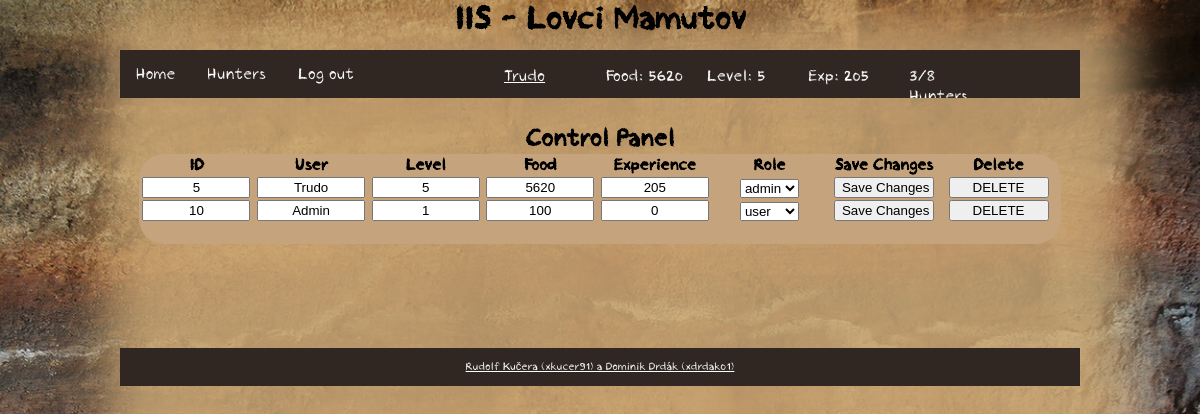
The app's page /iis/admin/controlPanel (signed in) with its own data.
### tables this page shows
CREATE TABLE `user` (
  `id` int(11) NOT NULL,
  `name` varchar(255) NOT NULL,
  `password` varchar(255) NOT NULL,
  `level` int(11) NOT NULL,
  `food` int(11) NOT NULL,
  `experience` int(11) NOT NULL,
  `role` varchar(10) NOT NULL
);

### index.php (called while the page is built, shortened)
<?php
require_once('functions.php');
$router = new RouterController();
$router->handle(array($_SERVER['REQUEST_URI']));
$router->writeView();

### functions.php (called while the page is built, shortened)
<?php
function isLoggedIn() {
	if (isset($_SESSION['user']))
		return true;
	else
		return false;
}
function url($url) {
	return Controller::$url . $url;
}

### model/Db.php (called while the page is built, shortened)
<?php
class Db {
    private static $connection;
    private static $settings = array(
		PDO::ATTR_ERRMODE => PDO::ERRMODE_EXCEPTION,
		PDO::MYSQL_ATTR_INIT_COMMAND => "SET NAMES utf8",
		PDO::ATTR_EMULATE_PREPARES => false,
	);
    public static function connect($host, $user, $password, $database) {
		if (!isset(self::$connection)) {
			self::$connection = @new PDO(
				"mysql:host=$host;dbname=$database",
				$user,
				$password,
				self::$settings
			);
		}
	}
    public static function queryOne($query, $parameters = array()) {
		$result = self::$connection->prepare($query);
		$result->execute($parameters);
		return $result->fetch();
	}
    public static function queryAll($query, $parameters = array()) {
		$result = self::$connection->prepare($query);
		$result->execute($parameters);
		return $result->fetchAll();
	}
	public static function query($query, $parameters = array()) {
		$result = self::$connection->prepare($query);
		$result->execute($parameters);
		return $result->rowCount();
	}
}

### model/user.php (called while the page is built, shortened)
<?php
class User {
	private $id;
	private $name;
	private $level;
	private $food;
	private $experience;
	private $role;
	public function __construct ($name) {
		$user = Db::queryOne('SELECT * FROM user WHERE name = ?',[$name]);
		if (empty($user)) {
			$this->name = $name;
			$this->level = 1;
			$this->food = 100;
			$this->experience = 0;
			$this->role = 'user';
		} else {
			$this->id = $user['id'];
			$this->name = $user['name'];
			$this->level = $user['level'];
			$this->food =  $user['food'];
			$this->experience =  $user['experience'];
			$this->role = $user['role'];
		}
	}
	public function getId() {
		if (isset($this->id))
			return $this->id;
		else
			return $this->id = Db::querySingle('SELECT id FROM user WHERE name = ?', [$this->name]);
	}
	public function getLevel() {
		return $this->level;
	}
	public function getFood() {
		return $this->food;
	}
	public function getExp() {
		return $this->experience;
	}
	public function getRole() {
		return $this->role;
	}
	public function getMyHuntersCount() {
		return Db::query('SELECT * FROM hunter WHERE user = ? AND health > ?', [$this->id,0]);
	}
}

### controller/RouterController.php (called while the page is built, shortened)
<?php
class RouterController extends Controller
{
	protected $controller;
	private function dashToCamelCase($text)
	{
		$word = str_replace('-', ' ', $text);
		$word = ucwords($word);
		$word = str_replace(' ', '', $word);
		return $word;
	}
	private function parseURL($url)
	{
        $parsedURL = parse_url($url);
		$parsedURL["path"] = ltrim($parsedURL["path"], "/");
		$parsedURL["path"] = trim($parsedURL["path"]);
		$splitPath = explode("/", $parsedURL["path"]);
		return $splitPath;
	}
    public function handle($parameters)
    {
		$parsedURL = $this->parseURL($parameters[0]);
		$iis = array_shift($parsedURL);
		$controllerClass = $this->dashToCamelCase(array_shift($parsedURL)) . 'Controller';
		if (file_exists('controller/' . $controllerClass . '.php'))
			$this->controller = new $controllerClass;
		else
			$this->redirect('error');
        $this->controller->handle($parsedURL);
		if (isLoggedIn()) {
			$this->data['user'] = new User($_SESSION['user']);
		}
    }
}

### controller/AdminController.php (called while the page is built, shortened)
<?php
class AdminController extends Controller
{
	 public function handle($parameters)
	 {
		switch ($parameters[0]) {
			case "controlPanel";
				$this->controlPanel();
				break;
		}
	 }
	public function controlPanel() {
	 	if (isLoggedIn()) {
			$user = new User($_SESSION['user']);
	 	}
	 	$this->data['users'] = Db::queryAll('SELECT * FROM user');
	}
}

### view/controlPanel.phtml (the view, shortened to what this page needs)
<h1>Control Panel</h1>
<div id="users">
	<table >
		<tr>
			<th>ID</th>
			<th>User</th>
			<th>Level</th>
			<th>Food</th>
			<th>Experience</th>
			<th>Role</th>
			<th>Save Changes</th>
			<th>Delete</th>
		</tr>
		<?php foreach ($users as $user) : ?>
			<tr>
				<form method="POST">
					<td><input type="text" name="id" value="<?= $user['id']?>" readonly></td>
					<td><input type="text" name="name" value="<?= $user['name']?>" required></td>
					<td><input type="text" name="level" value="<?= $user['level']?>" required></td>
					<td><input type="text" name="food" value="<?= $user['food']?>" required></td>
					<td><input type="text" name="experience" value="<?= $user['experience']?>" required></td>
					<th>
						<select name="role">
							<?php if ($user['role'] == 'user') : ?>
							<option value="user" name="role" value="user" selected>user</option>
							<?php else : ?>
							<option value="admin" name="role" value="admin" selected>admin</option>
							<?php endif; ?>
						</select>
					</th>
					<th><input type="submit" value="Save Changes"></th>
				</form>
					<th>
						<form method="POST">
							<input type="submit" value="DELETE">
						</form>
					</th>
			</tr>
		<?php endforeach; ?>
		<tr>
			<td colspan="8">...</td>
		</tr>
	</table>
</div>

### view/template.phtml (shortened to what this page needs)
<!DOCTYPE html>
<html lang="cs-cz">
	<head>
		<link rel="stylesheet" href="<?= url('css/style.css') ?>" type="text/css"/>
		<link rel="stylesheet" href="<?= url('css/navigation.css') ?>" type="text/css"/>
		<link rel="stylesheet" href="<?= url('css/start.css') ?>" type="text/css"/>
		<link rel="stylesheet" href="<?= url('css/hunter.css') ?>" type="text/css"/>
		<link rel="stylesheet" href="<?= url('css/outpost.css') ?>" type="text/css"/>
		<link rel="stylesheet" href="<?= url('css/expedition.css') ?>" type="text/css"/>
		<link rel="stylesheet" href="<?= url('css/user.css') ?>" type="text/css"/>
		<link rel="stylesheet" href="<?= url('css/admin.css') ?>" type="text/css"/>
	</head>
	<body>
		<header>
			<div class="center">
				<h1>IIS - Lovci Mamutov</h1>
			</div>
		</header>
		<nav>
			<div class="center">
				<ul>
					<li><a href="<?= url('home') ?>">Home</a></li>
					<?php if (isLoggedIn()): ?>
						<li><a href="<?= url('hunter/overview') ?>">Hunters</a></li>
						<li><a href="<?= url('logout') ?>">Log out</a></li>
						<div id="stats">
							<p id="stats-name"><a href="<?= url('user/detail/'.$user->getId()) ?>"><?= $_SESSION['user'] ?></a></p>
							<p id="stats-food">Food: <?= $user->getFood()?></p>
							<p id="stats-lvl">Level: <?= $user->getLevel()?></p>
							<p id="stats-exp">Exp: <?= $user->getExp()?></p>
							<p id="stats-hunters"><?= $user->getMyHuntersCount() ?>/<?= $user->getLevel()+3?> Hunters</p>
						</div>
					<?php endif; ?>
				</ul>
			</div>
		</nav>
		<article>
			<div class="center">
				<?php $this->controller->writeView();  ?>
			</div>
		</article>
		<footer>
			<div class="center">
				<p>
					<?php if (isLoggedIn()) : ?>
						<?php if ($user->getRole() == 'admin') : ?>
							<a href="<?= url('admin/controlPanel') ?>">Rudolf Kučera (xkucer91) a Dominik Drdák (xdrdak01)</a>
						<?php else : ?>
							Rudolf Kučera (xkucer91) a Dominik Drdák (xdrdak01)
						<?php endif; ?>
					<?php else : ?>
						<a href="<?= url('admin/login') ?>">Rudolf Kučera (xkucer91) a Dominik Drdák (xdrdak01)</a>
					<?php endif; ?>
				</p>
			</div>
		</footer>
	</body>
</html>

### css/style.css (style rules this page uses)
html { height: 100%; width: 100%; margin: 0; padding: 0; font-family: 'Crayon Hand', Arial, sans-serif; font-weight:normal; font-style:normal; text-shadow: none; }
body { width: 100%; margin: 0; padding: 0; min-height: 100%; float: left; background-image: url('../img/bg.jpg'); background-size: cover; background-repeat: no-repeat; background-attachment: fixed; }
header { width: 100%; height: 50px; margin: 0; padding: 0; float: left; }
article { margin: 0; padding: 2%; width: 96%; min-height: 200px; float: left; }
footer { width: 100%; font-size: 11px; text-align: center; float: left; margin: 0; }
footer .center { background-color: #302722; color: white; padding-top: 1px; padding-bottom: 1px; }
.center { margin: 0 auto; padding: 0; width: 80%; }
h1 { margin: 0; text-align: center; }
a, a:visited { color: white; }

### css/navigation.css (style rules this page uses)
nav { height: 50px; width: 100%; margin: 0; padding: 0; float: left; }
nav ul { list-style-type: none; margin: 0; padding: 0; overflow: hidden; background-color: #302722; }
nav li { float: left; margin-bottom: 0; }
nav li a { display: block; color: white; text-align: center; padding: 14px 16px; text-decoration: none; margin-bottom: 0; }
#stats { height: 40px; width:60%; float:right; color: white; }
#stats p { float:left; height: 40px; width: 15%; margin-right: 15px; }

### css/admin.css (style rules this page uses)
#users { text-align: center; width: 100%; background-color: #c5a37d; border-radius: 25px; }
#users table { border-collapse: collapse; widows: 100%; text-align: center; }
#users tr { width: 98%; padding: 1%; }
#users td, #users th { width: 12%; }
#users input { text-align: center; width: 100px; }

### records on screen
user: food "5620", level "5", experience "205", $user->getLevel()+3 "8", id "5", name "Trudo", role "admin"
user: id "10", name "Admin", level "1", food "100", experience "0", role "user"

### other values on screen
$_SESSION['user'] "Trudo"
$user->getMyHuntersCount() "3"
